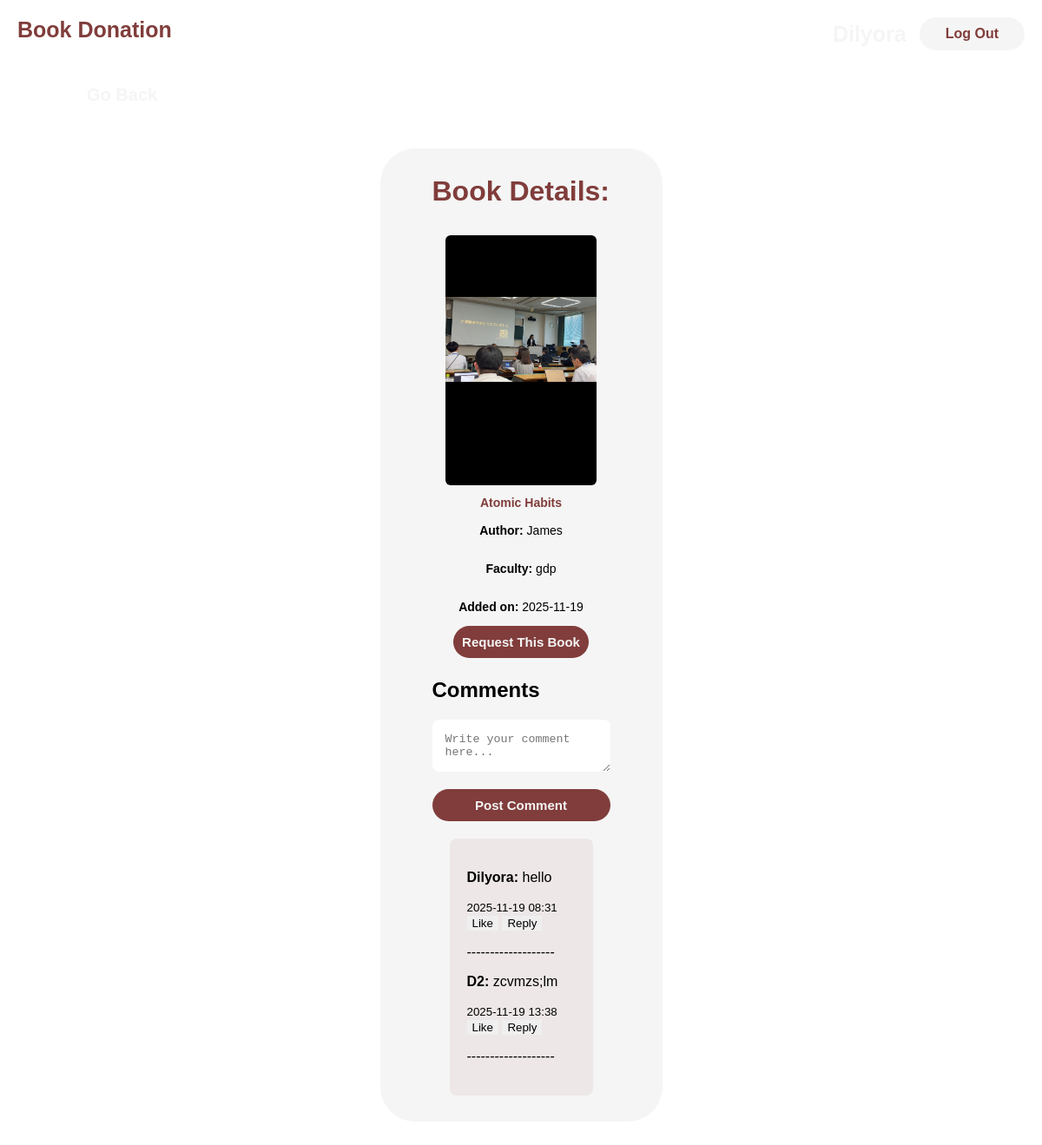
The app's page /book_details/1 (signed in) with its own data.
### app/models.py (models this page shows)
class Book(db.Model):
    id = db.Column(db.Integer, primary_key=True)
    requests = db.relationship(
    "BookRequest",
    backref="book",
    cascade="all, delete-orphan"
)
    book_name = db.Column(db.String(100), nullable=False)
    book_author = db.Column(db.String(100), nullable=False)
    faculty = db.Column(db.String(50), nullable=False)
    book_image = db.Column(db.String(200), nullable=True)
    date_added = db.Column(db.DateTime, default=datetime.utcnow)
    user_id = db.Column(db.Integer, db.ForeignKey("user.id"), nullable=True)
    requests = db.relationship("BookRequest", backref="book", lazy=True)
    comments = db.relationship("Comments", backref="book", lazy=True)

class Comments(db.Model):
    id = db.Column(db.Integer, primary_key=True)
    comment_content = db.Column(db.Text, primary_key=False)
    timestamp = db.Column(db.DateTime, default=datetime.utcnow)
    user_id = db.Column(db.Integer, db.ForeignKey("user.id"), nullable=False)
    book_id = db.Column(db.Integer, db.ForeignKey("book.id"), nullable=False)
    replies = db.relationship("Reply", backref="comment", lazy=True)

class User(db.Model, UserMixin):
    id = db.Column(db.Integer, primary_key=True)
    first_name = db.Column(db.String(30), nullable=False)
    last_name = db.Column(db.String(70), nullable=False)
    faculty = db.Column(db.String(100), nullable=False)
    email = db.Column(db.String(100), unique = True, nullable=False)
    password_hash = db.Column(db.String(200), nullable=False)
    date_joined = db.Column(db.DateTime, default=datetime.utcnow)
    books = db.relationship("Book", backref="user", lazy=True)
    requests = db.relationship("BookRequest", backref="requester", lazy=True)
    comments = db.relationship("Comments", backref="user", lazy=True)
    replies = db.relationship("Reply", backref="user", lazy=True)

### app/routes/books.py (the view)
@books_bp.route("/book_details/<int:book_id>", methods=["GET", "POST"])
@login_required
def book_details(book_id):
    book = Book.query.get_or_404(book_id)
    return render_template("book-details.html", book=book)

### app/templates/book-details.html (shortened to what this page needs)
{% extends 'base.html' %}
{% block body %}
      <div class="main book-details-page">
        <div class="book-details-container">
          <h1>Book Details:</h1>
            <div class="book-card-details">
              {% if book.book_image %}
              <img src="{{ url_for('static', filename=book.book_image.split('static/')[-1]) }}">
              {% endif %}
              <div class="book-info">
                <h2 class="book-title">{{ book.book_name }}</h2>
                <p class="book-author"><b>Author:</b> {{ book.book_author }}</p>
                <p class="book-faculty"><b>Faculty:</b> {{ book.faculty }}</p>
                <p class="book-added"><b>Added on:</b> {{ book.date_added.strftime('%Y-%m-%d') }}</p>
              </div>
              <form action="{{ url_for('books.request_book', book_id=book.id) }}" method="POST">
              <button type="submit" class="requestBtn">Request This Book</button>
              </form>
            </div>
            <div class="comment-section">
              <h2>Comments</h2>
              <form class="comment-form" action="{{ url_for('books.add_comment', book_id=book.id)}}" method="POST">
                <textarea name="comment_content" placeholder="Write your comment here..." required></textarea>
                <button type="submit" class="submit-commentBtn">Post Comment</button>
              </form>
              <div class="comment-list">
                {% for comment in book.comments %}
                <div class="comment">
                  <p><strong>{{ comment.user.first_name }}: </strong>{{ comment.comment_content }}</p>
                  <small>{{ comment.timestamp.strftime('%Y-%m-%d %H:%M') }}</small>
                  <div class="comment-actions">
                    <button class="likeBtn">Like</button>
                    <button class="replyBtn">Reply</button>
                  </div>
                  <p>-------------------</p>
                </div>
                {% else %}
                <p>No comments yet!</p>
                {% endfor %}
              </div>
            </div>
        </div>
      </div>
{% endblock %}

### app/static/css/styles.css (style rules this page uses)
* { box-sizing: border-box; }
body, html { height: 100%; }
body { margin: 0; padding: 0; font-family: "Suisse", sans-serif; position: relative; min-height: 100vh; overflow-x: hidden; }
body::before { content: ""; position: fixed; inset: 0; background: url("../img/book-img.png") center/cover no-repeat; filter: blur(4px); z-index: -1; }
.main { display:flex; flex-direction: column; }
.donateBtn, .receiveBtn, .loginBtn, .signupBtn, .searchBtn, .requestBtn, .submit-commentBtn { border: none; padding: 15px; text-align: center; font-size: 25px; border-radius: 20px; margin: 20px; cursor: pointer; color: whitesmoke; font-weight: bolder; }
.login-page, .signup-page, .receive-page, .book-details-page, .book-quality-page, .donate-page, .my-requests-page, .edit-book-page { justify-content: center; align-items: center; padding: 30px; }
.login-container, .signup-container, .receive-container, .book-details-container, .book-quality-container, .donate-page-container, .my-requests-container, .edit-book-container { display: flex; flex-direction: column; background-color: whitesmoke; align-items: center; justify-content: center; padding: 10px 60px; border-radius: 40px; }
h1, .find-book { color: #803D3B; }
.book-card-details, .my-requests-book-info { display:flex; flex-direction: column; align-items: center; flex: 1 1 220px; box-sizing: border-box; border-radius: 8px; padding: 10px; height: 500px; }
.book-info,.my-requests-book-info { flex-grow: 1; display:flex; flex-direction: column; justify-content: flex-start; margin-top: 10px; }
.book-card img, .book-card-details img, .my-requests-card img { height: 60%; width: 100%; object-fit: contain; border-radius: 6px; }
.book-title { color: #803D3B; font-size: 20px; text-align: center; margin: 2px 0; font-size: clamp(12px, 2vw, 16px); }
.book-title, .book-author, .book-faculty, .book-added { flex: 1; text-align: center; word-wrap: break; max-width: 100%; font-size: clamp(10px, 1.8vw, 14px); }
.requestBtn, .submit-commentBtn { background-color: #803D3B; padding: 10px 10px; font-size: 15px; margin:0; }
.comment-section { display: flex; flex-direction: column; }
.comment-form { display: flex; flex-direction: column; gap: 20px; }
.comment-form textarea { border-radius: 8px; border: none; padding: 15px; }
.comment-list { background-color: #ede7e7; border-radius: 8px; margin: 20px; padding: 20px; }
.likeBtn, .replyBtn { border: none; }
.book-details-container h1, .donate-page-container h1 { margin-right: auto; }

### records on screen
Book: book_image (picture), book_name "Atomic Habits", book_author "James", faculty "gdp", date_added "2025-11-19"
Comments: user.first_name "Dilyora", comment_content "hello", timestamp "2025-11-19 08:31"
Comments: user.first_name "D2", comment_content "zcvmzs;lm", timestamp "2025-11-19 13:38"
